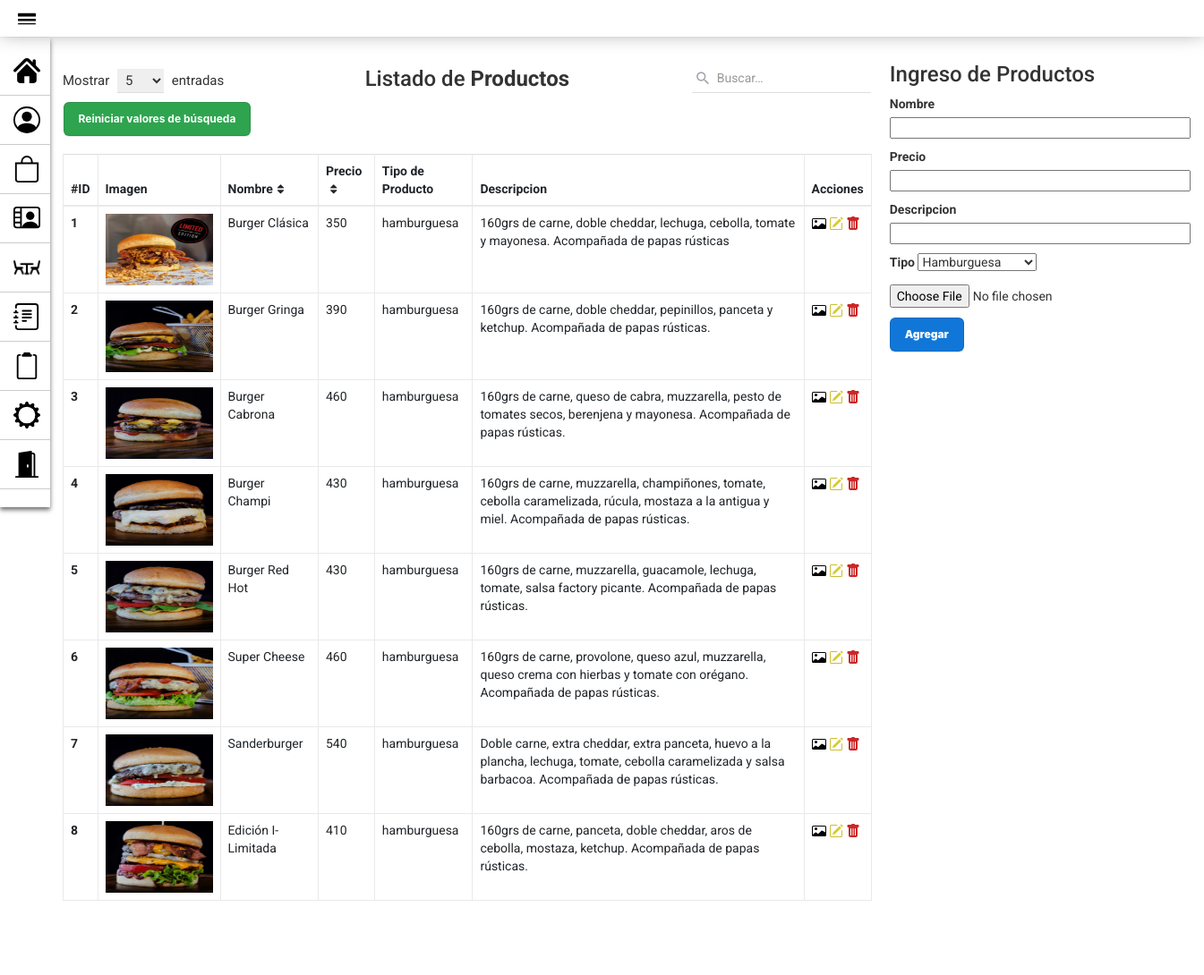
The app's page /PAGINA_GestionProductos.php with its own data.
### tables this page shows
CREATE TABLE `producto` (
  `id_producto` int(10) PRIMARY KEY NOT NULL AUTO_INCREMENT COMMENT 'ID del Producto',
  `nombre` varchar(30) NOT NULL COMMENT 'Nombre del Producto',
  `precio` int(20) NOT NULL COMMENT 'Precio del Producto',
  `tipo` varchar(15) NOT NULL COMMENT 'Tipo de producto (Hamburguesa, Bebida, Acompañamiento).',
  `descripcion` varchar(180) NULL COMMENT 'Descripcion del Producto'
);

### modelo/conexion.php (called while the page is built)
<?php
class Conectar{
    public static function conexion (){
        try{
            $host ="localhost";
            $user ="root";
            $pass="";
            $bd="proyecto_grupo2";
            $con = mysqli_connect($host,$user,$pass);
            mysqli_select_db($con,$bd);
            return $con;
        }catch(Exception $e){
    die('Error'.$e->getMessage());
    echo "La linea de error " . $e->getLine();
        }
    }
    }
?>

### modelo/Producto.php (called while the page is built, shortened)
<?php
class Producto
{
    private $con;
    private $producto;
    public function __construct()
    {
        require_once("conexion.php");
        $this->con = Conectar::conexion();
        $this->producto = array();
    }
    public function listar_productos()
    {
        $sql = "SELECT * FROM producto ORDER BY id_producto";
        $query = mysqli_query($this->con, $sql);
        while ($filas = mysqli_fetch_array($query)) {
            $this->producto[] = $filas;
        }
        return $this->producto;
    }
}
?>

### vista/Productos_VISTA.php (the view, shortened to what this page needs)
<!DOCTYPE html>
<html lang="en">
<head>
    <link rel="stylesheet" href="assets/styles2.css">
</head>
<body>
    <div class="container">
        <div class="table-responsive">
            <div class="table-wrapper">
                <div class="table-title">
                    <div class="row">
                        <div class="col-xs-4">
                            <div class="show-entries">
                                <span>Mostrar</span>
                                <select>
                                    <option>5</option>
                                </select>
                                <span>entradas</span>
                            </div>
                        </div>
                        <div class="col-xs-4">
                            <h2 class="text-center">Listado de <b>Productos</b></h2>
                        </div>
                        <?php require_once("vista/BUSCAR_Producto_VISTA.php"); ?>
                        <table class="table table-bordered">
                            <thead>
                                <tr>
                                    <th>#ID</th>
                                    <th>Imagen</th>
                                    <th>Nombre<i class="fa fa-sort"></i></th>
                                    <th>Precio<i class="fa fa-sort"></i></th>
                                    <th>Tipo de Producto</th>
                                    <th>Descripcion</th>
                                    <th>Acciones</th>
                                </tr>
                            </thead>
                            <tbody>
                                <?php foreach ($matrizProducto as $producto) : ?>
                                    <tr>
                                        <th scope="row"><?php echo $producto['id_producto'] ?></th>
                                        <?php $dir_imagen = "assets/Productos/id" . $producto['id_producto'] . ".png"; ?>
                                        <th><img src="<?php echo $dir_imagen; ?>" alt="Imagen" width="120" height="80"></th>
                                        <td><?php echo $producto['nombre'] ?></td>
                                        <td><?php echo $producto['precio'] ?></td>
                                        <td><?php echo $producto['tipo'] ?></td>
                                        <td><?php echo $producto['descripcion'] ?></td>
                                        <td>
                                            <a href="PAGINA_ModificarImagenProducto.php?id=<?php echo $producto['id_producto'] ?>" title="Editar Imagen" data-toggle="tooltip"><img src="assets/iconos/icono-imagen.svg"></a>
                                            <a href="PAGINA_ModificarProducto.php?id=<?php echo $producto['id_producto'] ?>" title="Editar Informacion"><img src="assets/iconos/icono-editar-2.svg"></a>
                                            <a href="controlador/eliminar_Producto_controlador.php?id=<?php echo $producto['id_producto'] ?>" title="Eliminar" onclick="javascript:return asegurar();"><img src="assets/iconos/icono-papelera.svg"></a>
                                        </td>
                                    </tr>
                                <?php endforeach; ?>
                            </tbody>
                        </table>
                        <div class="clearfix">
                            <div class="hint-text">Mostrando <b>5</b> de <b>25</b> entradas</div>
                            <ul class="pagination">
                                <li class="page-item disabled"><a href="#">Anterior</a></li>
                                <li class="page-item active"><a href="#" class="page-link">1</a></li>
                                <li class="page-item"><a href="#" class="page-link">2</a></li>
                                <li class="page-item"><a href="#" class="page-link">3</a></li>
                                <li class="page-item"><a href="#" class="page-link">4</a></li>
                                <li class="page-item"><a href="#" class="page-link">5</a></li>
                                <li class="page-item"><a href="#" class="page-link">Siguiente</a></li>
                            </ul>
                        </div>
                    </div>
                </div>
</body>
</html>

### assets/styles2.css (style rules this page uses)
body { font-family: 'Roboto', sans-serif; background-repeat: no-repeat; background-size: cover; }
.table-responsive { margin: 50px 0; margin-left: 20px; }
.table-wrapper { min-width: 35em; background: #fff; padding: 20px; box-shadow: 0 1px 1px rgba(0, 0, 0, .05); }
.table-title { font-size: 15px; padding-bottom: 10px; margin: 0 0 10px; min-height: 45px; }
.table-title h2 { margin: 5px 0 0; font-size: 24px; }
.table-title select { border-color: #ddd; border-width: 0 0 1px 0; padding: 3px 10px 3px 5px; margin: 0 5px; }
.table-title .show-entries { margin-top: 7px; }
table.table tr th, table.table tr td { border-color: #e9e9e9; }
table.table th i { font-size: 13px; margin: 0 5px; cursor: pointer; }
table.table td:last-child { width: fit-content; }
table.table td a { color: #a0a5b1; }
.pagination { float: right; margin: 0 0 5px; }
.pagination li a { border: none; font-size: 13px; min-width: 30px; min-height: 30px; padding: 0 10px; color: #999; margin: 0 2px; line-height: 30px; border-radius: 30px !important; text-align: center; }
.pagination li.active a { background: #03A9F4; }
.hint-text { float: left; margin-top: 10px; font-size: 13px; }

### assets/styles_navbar.css (style rules this page uses)
* { margin: 0px; padding: 0px; }

### records on screen
producto: id_producto "1", shows a picture, nombre "Burger Clásica", precio "350", tipo "hamburguesa", descripcion "160grs de carne, doble cheddar, lechuga, cebolla, tomate y mayonesa. Acompañada de papas rústicas"
producto: id_producto "2", shows a picture, nombre "Burger Gringa", precio "390", tipo "hamburguesa", descripcion "160grs de carne, doble cheddar, pepinillos, panceta y ketchup. Acompañada de papas rústicas."
producto: id_producto "3", shows a picture, nombre "Burger Cabrona", precio "460", tipo "hamburguesa", descripcion "160grs de carne, queso de cabra, muzzarella, pesto de tomates secos, berenjena y mayonesa. Acompañada de papas rústicas."
producto: id_producto "4", shows a picture, nombre "Burger Champi", precio "430", tipo "hamburguesa", descripcion "160grs de carne, muzzarella, champiñones, tomate, cebolla caramelizada, rúcula, mostaza a la antigua y miel. Acompañada de papas rústicas."
producto: id_producto "5", shows a picture, nombre "Burger Red Hot", precio "430", tipo "hamburguesa", descripcion "160grs de carne, muzzarella, guacamole, lechuga, tomate, salsa factory picante. Acompañada de papas rústicas."
producto: id_producto "6", shows a picture, nombre "Super Cheese", precio "460", tipo "hamburguesa", descripcion "160grs de carne, provolone, queso azul, muzzarella, queso crema con hierbas y tomate con orégano. Acompañada de papas rústicas."
producto: id_producto "7", shows a picture, nombre "Sanderburger", precio "540", tipo "hamburguesa", descripcion "Doble carne, extra cheddar, extra panceta, huevo a la plancha, lechuga, tomate, cebolla caramelizada y salsa barbacoa. Acompañada de papas rústicas."
producto: id_producto "8", shows a picture, nombre "Edición I-Limitada", precio "410", tipo "hamburguesa", descripcion "160grs de carne, panceta, doble cheddar, aros de cebolla, mostaza, ketchup. Acompañada de papas rústicas."
